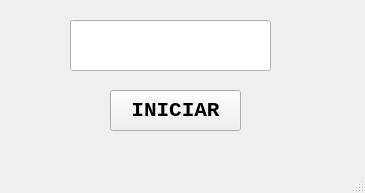
<?xml version="1.0" encoding="UTF-8"?>
<ui version="4.0">
 <class>MainWindow</class>
 <widget class="QMainWindow" name="MainWindow">
  <property name="geometry">
   <rect>
    <x>0</x>
    <y>0</y>
    <width>365</width>
    <height>193</height>
   </rect>
  </property>
  <property name="windowTitle">
   <string>MainWindow</string>
  </property>
  <widget class="QWidget" name="centralwidget">
   <widget class="QPushButton" name="btn_iniciar">
    <property name="geometry">
     <rect>
      <x>110</x>
      <y>90</y>
      <width>131</width>
      <height>41</height>
     </rect>
    </property>
    <property name="font">
     <font>
      <family>Consolas</family>
      <pointsize>16</pointsize>
      <weight>75</weight>
      <bold>true</bold>
     </font>
    </property>
    <property name="text">
     <string>INICIAR</string>
    </property>
   </widget>
   <widget class="QLineEdit" name="txt_nombre">
    <property name="geometry">
     <rect>
      <x>70</x>
      <y>20</y>
      <width>201</width>
      <height>51</height>
     </rect>
    </property>
    <property name="font">
     <font>
      <family>Consolas</family>
      <pointsize>20</pointsize>
      <weight>75</weight>
      <bold>true</bold>
     </font>
    </property>
    <property name="styleSheet">
     <string notr="true">background-color: rgb(255, 255, 255);</string>
    </property>
    <property name="text">
     <string/>
    </property>
    <property name="alignment">
     <set>Qt::AlignCenter</set>
    </property>
   </widget>
  </widget>
  <widget class="QMenuBar" name="menubar">
   <property name="geometry">
    <rect>
     <x>0</x>
     <y>0</y>
     <width>365</width>
     <height>21</height>
    </rect>
   </property>
  </widget>
  <widget class="QStatusBar" name="statusbar"/>
 </widget>
 <resources/>
 <connections/>
</ui>
